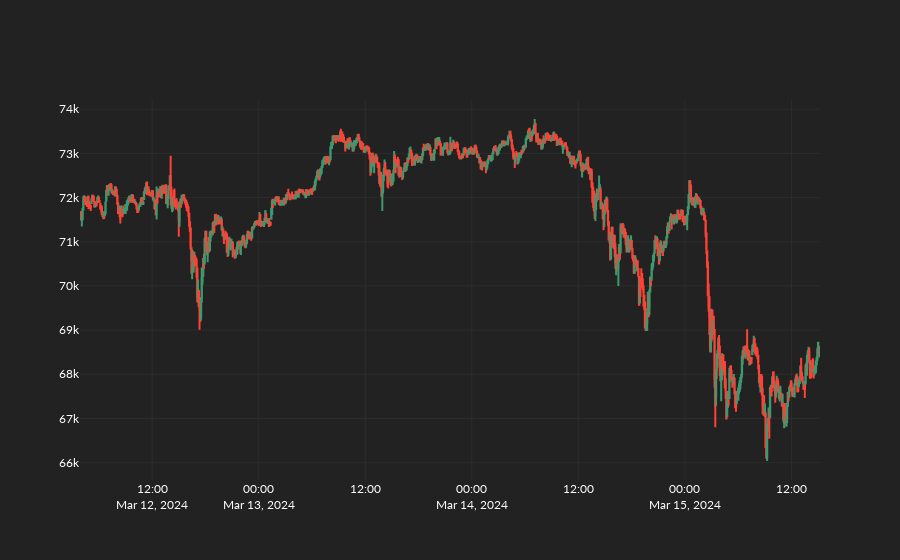

The cell this chart's notebook holds for it:
### Code cell
fig = go.Figure(data=[
    go.Candlestick(
        x=datetimes,
        open=open_prices, high=high_prices,
        low=low_prices, close=closing_prices
    ),
])
fig.update_layout(xaxis_rangeslider_visible=False)

fig.show()

### Figure 1 — Plotly figure (JSON) as saved in the notebook; plotly's stock layout.template omitted (floating-point values rounded to 4 significant figures; data arrays with more than 128 entries replaced by an {"elided": "..."} marker saying what was removed)
{"data": [{"close": {"elided": "1000 float values"}, "high": {"elided": "1000 float values"}, "low": {"elided": "1000 float values"}, "open": {"elided": "1000 float values"}, "type": "candlestick", "x": {"elided": "1000 str values"}}], "layout": {"xaxis": {"rangeslider": {"visible": false}}}}
